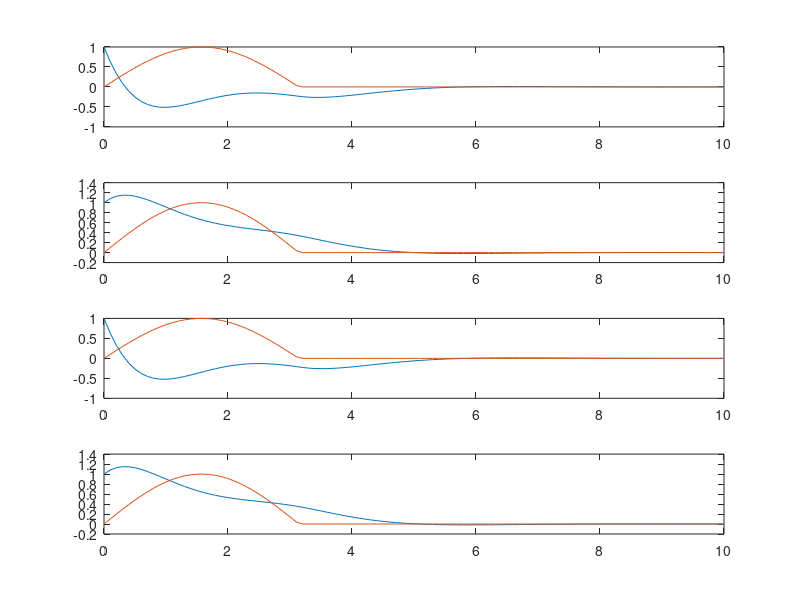
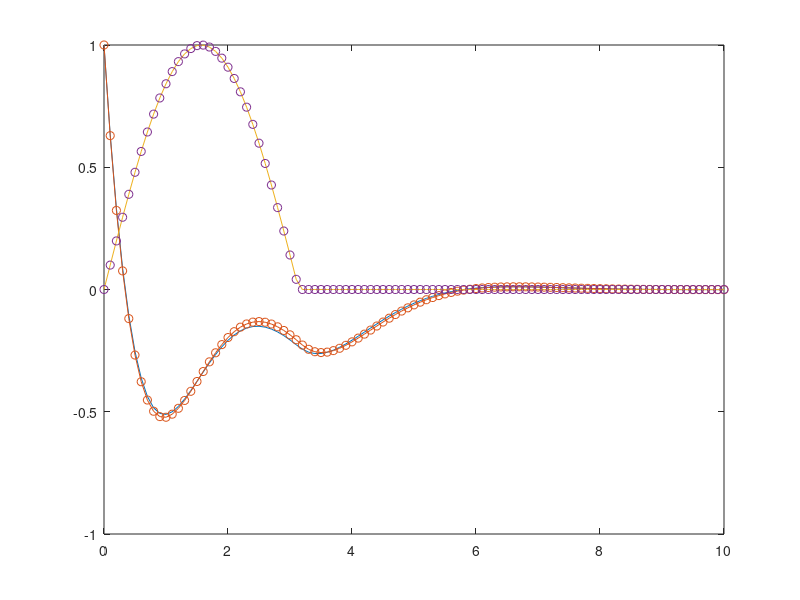
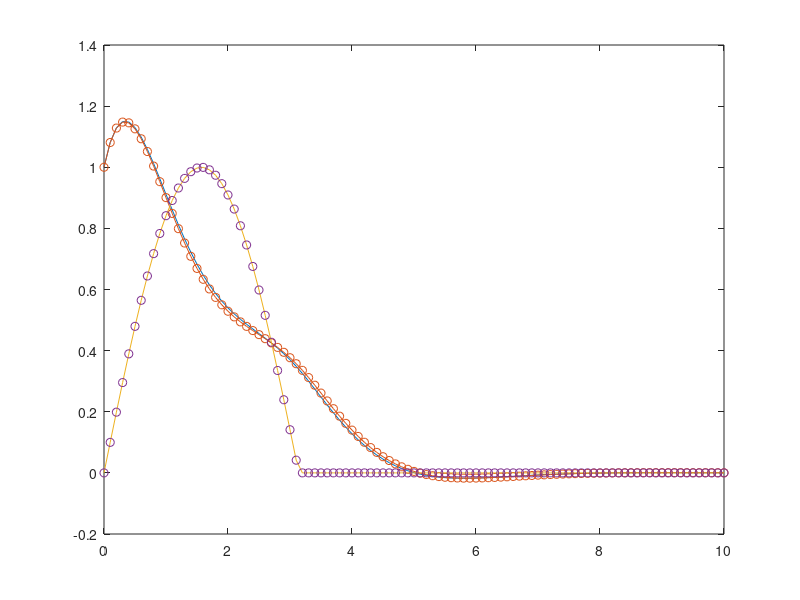

Here is the MATLAB script that generated these plots, in order:
clc; clear;

% Create state matricies
A = [-2, -2;
     1 ,  0];

B = [1;
     0];

C = [1, 0;
     0, 1];

D = 0;

% Initial condition
xo = [1;
      1];

% Set-up time step and time vector
dT = 0.1;
t = 0:dT:10;
T = 0.1;

kt = 0:T:10;

% Input vector - sin(t); 0 <= t <= pi
u = zeros(size(t));
u(t <= pi) = sin(t(t <= pi));

% Create SS models and simulate
sys = ss(A,B,C,D);

sim_result = lsim(sys,u,t,xo);

% Create discrete-time SS model
sysd = c2d(sys,T);

% Discrete-time and input vectors
x_k = zeros(2, length(kt));
x_k(:,1) = [1;1];
u_k = zeros(size(kt));
u_k(kt <= pi) = sin(kt(kt <= pi));


% Update states using previous value
for k = 1:length(kt)-1
    x_k(:,k+1) = sysd.A*x_k(:,k) + sysd.B*u_k(k);
end

figure

subplot(4, 1, 1)
plot(t, sim_result(:,1))
hold on
plot(t, u)

subplot(4, 1, 2)
plot(t, sim_result(:,2))
hold on
plot(t, u)

subplot(4, 1, 3)
plot(kt, x_k(1,:))
hold on
plot(kt, u_k)

subplot(4, 1, 4)
plot(kt, x_k(2,:))
hold on
plot(kt, u_k)

figure
plot(t, sim_result(:,1))
hold on
plot(kt, x_k(1,:), '-o')
plot(t, u)
plot(kt, u_k, 'o')

figure
plot(t, sim_result(:,2))
hold on
plot(kt, x_k(2,:), '-o')
plot(t, u)
plot(kt, u_k, 'o')